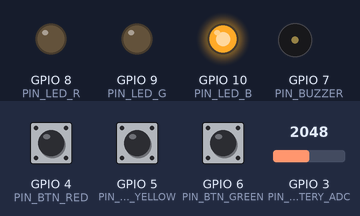
Recording of a sketch running on a simulated ESP32-C3. Shown: output pins drawn as LEDs (lit = HIGH), buzzer (waves = sounding, pin HIGH). Dashed ring = blinking. Inputs (shaded band) come from the test bench; at power-on: GPIO 4 (PIN_BTN_RED) HIGH, GPIO 5 (PIN_BTN_YELLOW) HIGH, GPIO 3 (PIN_BATTERY_ADC) = 2048, GPIO 6 (PIN_BTN_GREEN) HIGH (analog values on the 0–4095 scale). WiFi joins after 1.5 s; servers stay silent unless stated; uploads are accepted with an empty reply; EEPROM starts erased; what the sketch prints to the serial monitor is not drawn.

Above: at 2.8 s.
2.9 s: GPIO 4 (PIN_BTN_RED) pulled LOW for 1 s
At 6.0 s:
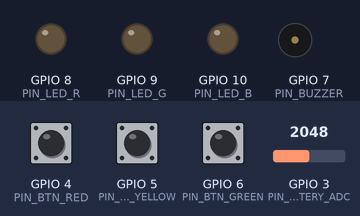
6.2 s: GPIO 4 (PIN_BTN_RED) pulled LOW for 3.2 s
At 7.25 s:
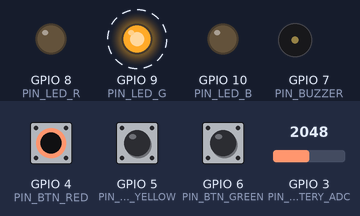
10.9 s: GPIO 5 (PIN_BTN_YELLOW) pulled LOW for 1 s
At 11.54 s:
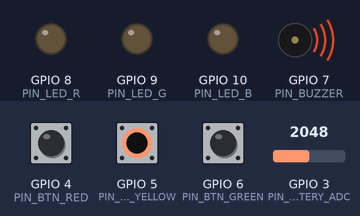
14.4 s: GPIO 5 (PIN_BTN_YELLOW) pulled LOW for 3.2 s
At 17.3 s:
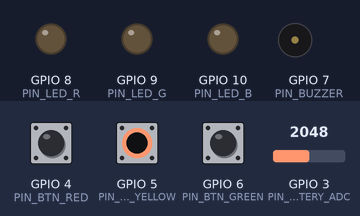
Timing chart, 0 to 18.8 s (numbered marks = the images above; inputs shaded):
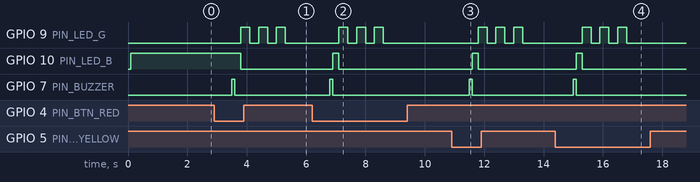

Measured:
- after the input at 2.9 s, GPIO 9 (PIN_LED_G): alternates HIGH for 0.30 s and LOW for 0.30 s, 6 changes in all, then stays LOW, starting after 0.90 s; GPIO 10 (PIN_LED_B): HIGH → LOW after 0.90 s; GPIO 7 (PIN_BUZZER): LOW → HIGH after 0.60 s, → LOW 0.10 s later
- after the input at 6.2 s, GPIO 9 (PIN_LED_G): alternates HIGH for 0.30 s and LOW for 0.30 s, 6 changes in all, then stays LOW, starting after 0.90 s; GPIO 10 (PIN_LED_B): LOW → HIGH after 0.70 s, → LOW 0.20 s later; GPIO 7 (PIN_BUZZER): LOW → HIGH after 0.60 s, → LOW 0.10 s later
- after the input at 10.9 s, GPIO 9 (PIN_LED_G): alternates HIGH for 0.30 s and LOW for 0.30 s, 6 changes in all, then stays LOW, starting after 0.90 s; GPIO 10 (PIN_LED_B): LOW → HIGH after 0.70 s, → LOW 0.20 s later; GPIO 7 (PIN_BUZZER): LOW → HIGH after 0.60 s, → LOW 0.10 s later
- after the input at 14.4 s, GPIO 9 (PIN_LED_G): alternates HIGH for 0.30 s and LOW for 0.30 s, 6 changes in all, then stays LOW, starting after 0.90 s; GPIO 10 (PIN_LED_B): LOW → HIGH after 0.70 s, → LOW 0.20 s later; GPIO 7 (PIN_BUZZER): LOW → HIGH after 0.60 s, → LOW 0.10 s later

The sketch:

esp32_controller.ino
```cpp
/*
 * ============================================================
 * 星火众擎 — 智慧养老互助服务遥控器 (ESP32-C3 固件)
 * ============================================================
 * 主控芯片: ESP32-C3 (RISC-V 160MHz, 4MB Flash)
 * 开发框架: Arduino-ESP32 (>=2.0.14)
 * 开发板选择: ESP32C3 Dev Module
 *
 * 功能:
 *   1. 三按键: 红色(SOS) / 黄色(生活) / 绿色(咨询)
 *   2. 按键消抖 50ms + 有效按压 ≥500ms 防误触
 *   3. 长按 3 秒取消当前请求
 *   4. HTTP POST JSON 上报事件到云平台
 *   5. 三色 LED 状态指示 + 蜂鸣器反馈
 *   6. 定时心跳 5 分钟 + 电池监测
 *   7. 深度睡眠低功耗 (任意按键唤醒)
 *   8. SmartConfig 微信配网
 * ============================================================
 * ESP32-C3 引脚分配:
 *   GPIO4  → 红色按键 (SOS紧急救助)    INPUT_PULLUP, 按下为 GND
 *   GPIO5  → 黄色按键 (生活服务)       INPUT_PULLUP, 按下为 GND
 *   GPIO6  → 绿色按键 (精神慰藉)       INPUT_PULLUP, 按下为 GND
 *   GPIO8  → LED 红色通道              LEDC PWM 输出
 *   GPIO9  → LED 绿色通道              LEDC PWM 输出
 *   GPIO10 → LED 蓝色通道              LEDC PWM 输出
 *   GPIO7  → 蜂鸣器                    GPIO 输出
 *   GPIO3  → 电池电压检测              ADC1_CH3, 分压后输入
 * ============================================================
 */

#include <WiFi.h>
#include <HTTPClient.h>
#include <ArduinoJson.h>
#include <Preferences.h>
#include "esp_sleep.h"

/* ============================================================
 * 配置参数 (按实际部署修改)
 * ============================================================ */
const char* SERVER_URL    = "http://your-server-ip:8084/api/emergency/button";
const char* HEARTBEAT_URL = "http://your-server-ip:8084/api/device/heartbeat";
const char* DEVICE_ID     = "ESP32C3_DEVICE_001";        // 每台设备唯一

// WiFi (SmartConfig 配网后自动保存，首次可硬编码)
const char* WIFI_SSID     = "YOUR_WIFI_SSID";
const char* WIFI_PASSWORD = "YOUR_WIFI_PASSWORD";

/* ============================================================
 * GPIO 引脚 (ESP32-C3 可用: GPIO0-10, 18-21, 注意避开烧录脚)
 * ============================================================ */
#define PIN_BTN_RED      4      // 红键 — SOS
#define PIN_BTN_YELLOW   5      // 黄键 — 生活服务
#define PIN_BTN_GREEN    6      // 绿键 — 咨询
#define PIN_BUZZER       7      // 蜂鸣器
#define PIN_LED_R        8      // LED 红 (LEDC CH0)
#define PIN_LED_G        9      // LED 绿 (LEDC CH1)
#define PIN_LED_B       10      // LED 蓝 (LEDC CH2)
#define PIN_BATTERY_ADC  3      // ADC1_CH3, GPIO3

/* ============================================================
 * LEDC PWM 配置 (替代 ESP32 的 analogWrite)
 * ============================================================ */
#define LEDC_FREQ       5000    // 5kHz
#define LEDC_RESOLUTION    8    // 8bit → 0-255

/* ============================================================
 * 电池检测参数
 * ============================================================ */
#define VOLTAGE_DIVIDER      2.0f   // 分压比 (100K+100K)
#define ADC_MAX           4095.0f   // ESP32-C3 12bit ADC
#define ADC_REF_VOLTAGE      3.3f
#define BATTERY_LOW          3.3f   // 低电量告警
#define BATTERY_CRITICAL     3.0f   // 强制休眠

/* ============================================================
 * 按键参数
 * ============================================================ */
#define DEBOUNCE_MS          50     // 消抖
#define MIN_PRESS_MS        500     // 最短有效按压
#define LONG_PRESS_MS      3000     // 长按取消
#define SMART_CONFIG_MS   10000     // 配网长按

/* ============================================================
 * 事件 / 定时
 * ============================================================ */
#define EVENT_SOS             1
#define EVENT_LIFE            2
#define EVENT_CONSULT         3

#define HEARTBEAT_MS     300000     // 5 分钟
#define SLEEP_SEC           300     // 休眠 5 分钟
#define IDLE_SLEEP_MS     60000     // 空闲 60 秒休眠

/* ============================================================
 * 全局状态
 * ============================================================ */
Preferences prefs;
RTC_DATA_ATTR int bootCount = 0;

struct BtnState {
  bool pressed;
  unsigned long start;
  bool triggered;
};
BtnState redBtn   = {false, 0, false};
BtnState yellowBtn = {false, 0, false};
BtnState greenBtn  = {false, 0, false};

unsigned long lastHeartbeat  = 0;
unsigned long lastActivity   = 0;

/* ============================================================
 * LED 控制 (ledcWrite 替代 analogWrite)
 * ============================================================ */
void ledSetup() {
  ledcSetup(0, LEDC_FREQ, LEDC_RESOLUTION);
  ledcSetup(1, LEDC_FREQ, LEDC_RESOLUTION);
  ledcSetup(2, LEDC_FREQ, LEDC_RESOLUTION);
  ledcAttachPin(PIN_LED_R, 0);
  ledcAttachPin(PIN_LED_G, 1);
  ledcAttachPin(PIN_LED_B, 2);
}

void setLED(int r, int g, int b) {
  ledcWrite(0, r);
  ledcWrite(1, g);
  ledcWrite(2, b);
}

void ledOff() { setLED(0, 0, 0); }

void ledBlink(int r, int g, int b, int times, int ms) {
  for (int i = 0; i < times; i++) {
    setLED(r, g, b); delay(ms);
    ledOff(); if (i < times - 1) delay(ms);
  }
}

/* ============================================================
 * 蜂鸣器
 * ============================================================ */
void beep(int ms) {
  digitalWrite(PIN_BUZZER, HIGH); delay(ms);
  digitalWrite(PIN_BUZZER, LOW);
}
void beepTimes(int n, int onMs, int offMs) {
  for (int i = 0; i < n; i++) { beep(onMs); if (i < n - 1) delay(offMs); }
}

/* ============================================================
 * 电池电压 (GPIO3 = ADC1_CH3)
 * ============================================================ */
float readBattery() {
  int raw = analogRead(PIN_BATTERY_ADC);         // 0-4095
  float v = (raw / ADC_MAX) * ADC_REF_VOLTAGE;   // ADC 引脚电压
  return v * VOLTAGE_DIVIDER;                    // 实际电池电压
}

int batteryStatus() {
  float v = readBattery();
  if (v < BATTERY_CRITICAL) return 2;
  if (v < BATTERY_LOW)      return 1;
  return 0;
}

/* ============================================================
 * WiFi
 * ============================================================ */
bool connectWiFi() {
  Serial.println("[WiFi] 连接中...");
  setLED(0, 0, 255);
  WiFi.mode(WIFI_STA);
  WiFi.begin(WIFI_SSID, WIFI_PASSWORD);
  int retry = 0;
  while (WiFi.status() != WL_CONNECTED && retry < 40) {
    delay(500); Serial.print("."); retry++;
  }
  if (WiFi.status() == WL_CONNECTED) {
    Serial.printf("\n[WiFi] OK, IP=%s\n", WiFi.localIP().toString().c_str());
    return true;
  }
  Serial.println("\n[WiFi] 失败");
  return false;
}

/* ============================================================
 * HTTP POST
 * ============================================================ */
bool postEvent(const char* url, int eventType, float battery) {
  if (WiFi.status() != WL_CONNECTED && !connectWiFi()) return false;

  HTTPClient http;
  http.begin(url);
  http.addHeader("Content-Type", "application/json");
  http.setTimeout(8000);

  StaticJsonDocument<256> doc;
  doc["deviceId"]     = DEVICE_ID;
  doc["buttonType"]   = eventType;
  doc["battery"]      = battery;
  doc["rssi"]         = WiFi.RSSI();
  doc["timestamp"]    = millis();

  String body; serializeJson(doc, body);
  int code = http.POST(body);
  http.end();

  Serial.printf("[HTTP] POST %s → %d\n", url, code);
  return code == 200;
}

bool sendEvent(int type) {
  return postEvent(SERVER_URL, type, readBattery());
}

bool sendHeartbeat() {
  return postEvent(HEARTBEAT_URL, 0, readBattery());
}

/* ============================================================
 * 按键扫描
 * ============================================================ */
bool isPressed(int pin) {
  // 二次读取消抖
  if (digitalRead(pin) == LOW) {
    delay(DEBOUNCE_MS);
    return digitalRead(pin) == LOW;
  }
  return false;
}

void handleBtn(BtnState& s, int pin, int eventType) {
  unsigned long now = millis();
  if (isPressed(pin)) {
    if (!s.pressed) {
      s.pressed   = true;
      s.start     = now;
      s.triggered = false;
      lastActivity = now;
    } else if (!s.triggered && now - s.start >= MIN_PRESS_MS) {
      s.triggered = true;
      // 配网模式: 红键长按 10 秒
      if (eventType == EVENT_SOS && now - s.start >= SMART_CONFIG_MS) {
        Serial.println("[配网] 进入 SmartConfig...");
        ledBlink(0, 0, 255, 10, 200);
        startSmartConfig();
        return;
      }
      // 取消模式: 黄/绿键长按 3 秒
      if ((eventType == EVENT_LIFE || eventType == EVENT_CONSULT) &&
          now - s.start >= LONG_PRESS_MS) {
        Serial.printf("[取消] 事件类型 %d\n", eventType);
        char url[128];
        snprintf(url, sizeof(url), "%s/cancel", SERVER_URL);
        if (postEvent(url, eventType, readBattery())) {
          beepTimes(3, 100, 100);
          ledBlink(0, 255, 0, 1, 500);
        }
        s.pressed = false;
        return;
      }
      // 正常触发
      Serial.printf("[触发] 事件 %d\n", eventType);
      beep(100);
      setLED(0, 0, 255);
      if (sendEvent(eventType)) {
        ledBlink(0, 255, 0, 3, 300);           // 绿闪 = 成功
      } else {
        ledBlink(255, 0, 0, 5, 300);            // 红闪 = 失败
        beepTimes(3, 200, 200);
      }
    }
  } else {
    s.pressed = false;
  }
}

void scanButtons() {
  handleBtn(redBtn,   PIN_BTN_RED,    EVENT_SOS);
  handleBtn(yellowBtn, PIN_BTN_YELLOW, EVENT_LIFE);
  handleBtn(greenBtn,  PIN_BTN_GREEN,  EVENT_CONSULT);
}

/* ============================================================
 * 深度睡眠 (ESP32-C3)
 * ============================================================ */
void enterDeepSleep() {
  Serial.println("[休眠] 深度睡眠, 按键唤醒");
  ledOff();
  WiFi.disconnect(true);
  WiFi.mode(WIFI_OFF);
  delay(100);

  // ESP32-C3 RTC GPIO 唤醒: GPIO0-5 可作为唤醒源
  // 这里用三个按键的 GPIO (4,5,6)，但 GPIO6 不是 RTC GPIO
  // 作为折衷: 只用 GPIO4(红键) + 定时器 双唤醒
  esp_sleep_enable_timer_wakeup(SLEEP_SEC * 1000000ULL);
  esp_deep_sleep_enable_gpio_wakeup(BIT64(PIN_BTN_RED)  |
                                     BIT64(PIN_BTN_YELLOW),
                                     ESP_GPIO_WAKEUP_GPIO_LOW);
  esp_deep_sleep_start();
}

/* ============================================================
 * SmartConfig 配网
 * ============================================================ */
void startSmartConfig() {
  WiFi.mode(WIFI_STA);
  WiFi.beginSmartConfig();
  int timeout = 120; // 60 秒
  while (!WiFi.smartConfigDone() && timeout > 0) {
    delay(500); Serial.print(".");
    setLED(0, 0, 255); delay(200); ledOff();
    timeout--;
  }
  if (WiFi.smartConfigDone()) {
    Serial.println("\n[配网] 成功");
    prefs.begin("spark", false);
    prefs.putString("ssid", WiFi.SSID().c_str());
    prefs.putString("pass", WiFi.psk().c_str());
    prefs.end();
    setLED(0, 255, 0); delay(3000); ledOff();
    beep(500);
  } else {
    Serial.println("\n[配网] 失败");
    ledBlink(255, 0, 0, 5, 300);
  }
}

/* ============================================================
 * setup + loop
 * ============================================================ */
void setup() {
  Serial.begin(115200);
  delay(100);
  bootCount++;
  Serial.printf("\n=== 星火遥控器 %s 启动 #%d ===\n", DEVICE_ID, bootCount);

  // GPIO
  pinMode(PIN_BTN_RED,    INPUT_PULLUP);
  pinMode(PIN_BTN_YELLOW, INPUT_PULLUP);
  pinMode(PIN_BTN_GREEN,  INPUT_PULLUP);
  pinMode(PIN_BUZZER,     OUTPUT);
  pinMode(PIN_BATTERY_ADC, INPUT);

  // LEDC PWM
  ledSetup();
  ledOff();

  // ADC (ESP32-C3 默认 12bit, 0-3.6V)
  analogReadResolution(12);
  analogSetAttenuation(ADC_11db);   // Arduino-ESP32 ≥2.0.14 支持

  // 读取已保存 WiFi
  prefs.begin("spark", true);
  String s = prefs.getString("ssid", "");
  String p = prefs.getString("pass", "");
  prefs.end();
  if (s.length() > 0) {
    // 有已保存配置则用已保存的 (需配合 char* 拷贝)
    // 这里保持用全局常量演示; 实际部署时优先用 NVS 中的
  }

  // 判断唤醒原因
  esp_sleep_wakeup_cause_t reason = esp_sleep_get_wakeup_cause();
  if (reason == ESP_SLEEP_WAKEUP_GPIO) {
    Serial.println("[唤醒] GPIO 按键唤醒");
  } else if (reason == ESP_SLEEP_WAKEUP_TIMER) {
    Serial.println("[唤醒] 定时器唤醒, 发心跳");
  }

  connectWiFi();
  lastHeartbeat = millis();
  lastActivity  = millis();

  // 低电量告警
  int bs = batteryStatus();
  if (bs == 1) { ledBlink(255, 128, 0, 3, 500); beep(2000); }
  if (bs == 2) { ledBlink(255, 0, 0, 10, 200); enterDeepSleep(); }
}

void loop() {
  unsigned long now = millis();

  scanButtons();

  // 心跳
  if (now - lastHeartbeat >= HEARTBEAT_MS) {
    Serial.println("[心跳] 发送");
    sendHeartbeat();
    lastHeartbeat = now;
    if (batteryStatus() >= 1) {
      // 心跳包已含电量信息; 本地 LED 提醒
      ledBlink(255, 128, 0, 3, 300);
    }
  }

  // 待机 LED (每 30 秒绿闪一下)
  static unsigned long lastLed = 0;
  if (now - lastLed >= 30000) { setLED(0, 255, 0); delay(50); ledOff(); lastLed = now; }

  // 空闲休眠
  if (now - lastActivity >= IDLE_SLEEP_MS) {
    Serial.println("[休眠] 空闲超时");
    enterDeepSleep();
  }

  delay(10);
}
```
